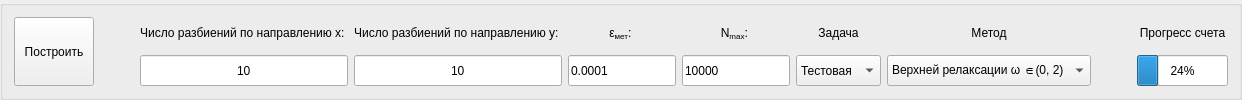
     <widget class="QGroupBox" name="groupBox">
      <property name="sizePolicy">
       <sizepolicy hsizetype="Expanding" vsizetype="Maximum">
        <horstretch>0</horstretch>
        <verstretch>200</verstretch>
       </sizepolicy>
      </property>
      <property name="title">
       <string/>
      </property>
      <property name="flat">
       <bool>true</bool>
      </property>
      <layout class="QGridLayout" name="gridLayout_6">
       <item row="0" column="6">
        <widget class="QLabel" name="label_2">
         <property name="sizePolicy">
          <sizepolicy hsizetype="Preferred" vsizetype="Minimum">
           <horstretch>0</horstretch>
           <verstretch>0</verstretch>
          </sizepolicy>
         </property>
         <property name="text">
          <string>Задача</string>
         </property>
         <property name="alignment">
          <set>Qt::AlignCenter</set>
         </property>
        </widget>
       </item>
       <item row="0" column="9">
        <widget class="QLabel" name="label_5">
         <property name="sizePolicy">
          <sizepolicy hsizetype="Preferred" vsizetype="Minimum">
           <horstretch>0</horstretch>
           <verstretch>0</verstretch>
          </sizepolicy>
         </property>
         <property name="text">
          <string>Прогресс счета</string>
         </property>
         <property name="alignment">
          <set>Qt::AlignCenter</set>
         </property>
        </widget>
       </item>
       <item row="0" column="0" rowspan="2">
        <widget class="QPushButton" name="start">
         <property name="sizePolicy">
          <sizepolicy hsizetype="Expanding" vsizetype="Minimum">
           <horstretch>0</horstretch>
           <verstretch>0</verstretch>
          </sizepolicy>
         </property>
         <property name="minimumSize">
          <size>
           <width>0</width>
           <height>25</height>
          </size>
         </property>
         <property name="text">
          <string>Построить</string>
         </property>
        </widget>
       </item>
       <item row="1" column="2">
        <widget class="QLineEdit" name="editColumns">
         <property name="sizePolicy">
          <sizepolicy hsizetype="Minimum" vsizetype="Minimum">
           <horstretch>0</horstretch>
           <verstretch>0</verstretch>
          </sizepolicy>
         </property>
         <property name="text">
          <string>10</string>
         </property>
         <property name="alignment">
          <set>Qt::AlignCenter</set>
         </property>
        </widget>
       </item>
       <item row="0" column="4">
        <widget class="QLabel" name="label_9">
         <property name="sizePolicy">
          <sizepolicy hsizetype="Minimum" vsizetype="Minimum">
           <horstretch>0</horstretch>
           <verstretch>0</verstretch>
          </sizepolicy>
         </property>
         <property name="text">
          <string>ε&lt;sub&gt;мет&lt;/sub&gt;: </string>
         </property>
         <property name="alignment">
          <set>Qt::AlignCenter</set>
         </property>
        </widget>
       </item>
       <item row="1" column="7">
        <widget class="QComboBox" name="comboBox">
         <property name="sizePolicy">
          <sizepolicy hsizetype="Expanding" vsizetype="Minimum">
           <horstretch>0</horstretch>
           <verstretch>0</verstretch>
          </sizepolicy>
         </property>
         <item>
          <property name="text">
           <string>Верхней релаксации ω ∈(0, 2)</string>
          </property>
         </item>
         <item>
          <property name="text">
           <string>Сопряженных градиентов</string>
          </property>
         </item>
         <item>
          <property name="text">
           <string>Минимальных невязок</string>
          </property>
         </item>
         <item>
          <property name="text">
           <string>Халецкого</string>
          </property>
         </item>
        </widget>
       </item>
       <item row="1" column="9">
        <widget class="QProgressBar" name="progressBar">
         <property name="sizePolicy">
          <sizepolicy hsizetype="Expanding" vsizetype="Minimum">
           <horstretch>0</horstretch>
           <verstretch>0</verstretch>
          </sizepolicy>
         </property>
         <property name="value">
          <number>24</number>
         </property>
        </widget>
       </item>
       <item row="1" column="8">
        <spacer name="horizontalSpacer_2">
         <property name="orientation">
          <enum>Qt::Horizontal</enum>
         </property>
         <property name="sizeHint" stdset="0">
          <size>
           <width>40</width>
           <height>20</height>
          </size>
         </property>
        </spacer>
       </item>
       <item row="0" column="5">
        <widget class="QLabel" name="label_22">
         <property name="sizePolicy">
          <sizepolicy hsizetype="Preferred" vsizetype="Minimum">
           <horstretch>0</horstretch>
           <verstretch>0</verstretch>
          </sizepolicy>
         </property>
         <property name="text">
          <string>N&lt;sub&gt;max&lt;/sub&gt;: </string>
         </property>
         <property name="alignment">
          <set>Qt::AlignCenter</set>
         </property>
        </widget>
       </item>
       <item row="1" column="5">
        <widget class="QLineEdit" name="NmaxEdit">
         <property name="sizePolicy">
          <sizepolicy hsizetype="Minimum" vsizetype="Minimum">
           <horstretch>0</horstretch>
           <verstretch>0</verstretch>
          </sizepolicy>
         </property>
         <property name="text">
          <string>10000</string>
         </property>
        </widget>
       </item>
       <item row="0" column="7">
        <widget class="QLabel" name="label">
         <property name="sizePolicy">
          <sizepolicy hsizetype="Preferred" vsizetype="Minimum">
           <horstretch>0</horstretch>
           <verstretch>0</verstretch>
          </sizepolicy>
         </property>
         <property name="text">
          <string>Метод</string>
         </property>
         <property name="alignment">
          <set>Qt::AlignCenter</set>
         </property>
        </widget>
       </item>
       <item row="1" column="1">
        <spacer name="horizontalSpacer">
         <property name="orientation">
          <enum>Qt::Horizontal</enum>
         </property>
         <property name="sizeHint" stdset="0">
          <size>
           <width>40</width>
           <height>20</height>
          </size>
         </property>
        </spacer>
       </item>
       <item row="1" column="6">
        <widget class="QComboBox" name="comboBox_2">
         <property name="sizePolicy">
          <sizepolicy hsizetype="Expanding" vsizetype="Minimum">
           <horstretch>0</horstretch>
           <verstretch>0</verstretch>
          </sizepolicy>
         </property>
         <item>
          <property name="text">
           <string>Тестовая</string>
          </property>
         </item>
         <item>
          <property name="text">
           <string>Основная</string>
          </property>
         </item>
        </widget>
       </item>
       <item row="0" column="2">
        <widget class="QLabel" name="label_3">
         <property name="sizePolicy">
          <sizepolicy hsizetype="Minimum" vsizetype="Minimum">
           <horstretch>0</horstretch>
           <verstretch>0</verstretch>
          </sizepolicy>
         </property>
         <property name="text">
          <string>Число разбиений по направлению x: </string>
         </property>
         <property name="alignment">
          <set>Qt::AlignCenter</set>
         </property>
        </widget>
       </item>
       <item row="0" column="3">
        <widget class="QLabel" name="label_4">
         <property name="sizePolicy">
          <sizepolicy hsizetype="Minimum" vsizetype="Minimum">
           <horstretch>0</horstretch>
           <verstretch>0</verstretch>
          </sizepolicy>
         </property>
         <property name="text">
          <string>Число разбиений по направлению y: </string>
         </property>
         <property name="alignment">
          <set>Qt::AlignCenter</set>
         </property>
        </widget>
       </item>
       <item row="1" column="3">
        <widget class="QLineEdit" name="editRows">
         <property name="sizePolicy">
          <sizepolicy hsizetype="Minimum" vsizetype="Minimum">
           <horstretch>0</horstretch>
           <verstretch>0</verstretch>
          </sizepolicy>
         </property>
         <property name="text">
          <string>10</string>
         </property>
         <property name="alignment">
          <set>Qt::AlignCenter</set>
         </property>
        </widget>
       </item>
       <item row="1" column="4">
        <widget class="QLineEdit" name="epsEdit">
         <property name="sizePolicy">
          <sizepolicy hsizetype="Minimum" vsizetype="Minimum">
           <horstretch>0</horstretch>
           <verstretch>0</verstretch>
          </sizepolicy>
         </property>
         <property name="text">
          <string>0.0001</string>
         </property>
        </widget>
       </item>
      </layout>
     </widget>
